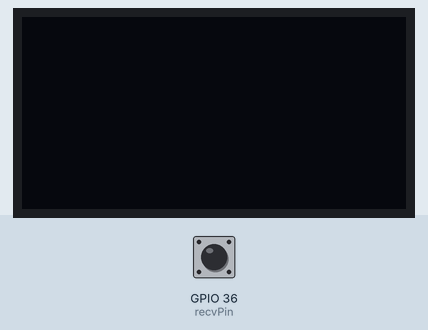
Recording of a sketch running on a simulated ESP32. Shown: 128×64 one-colour display. Inputs (shaded band) come from the test bench; at power-on: GPIO 36 (recvPin) HIGH. The display library's start-up logo is not drawn; what the sketch prints to the serial monitor is not drawn.

Above: at 3.2 s.
3.3 s: GPIO 36 (recvPin) driven LOW
At 5.7 s:
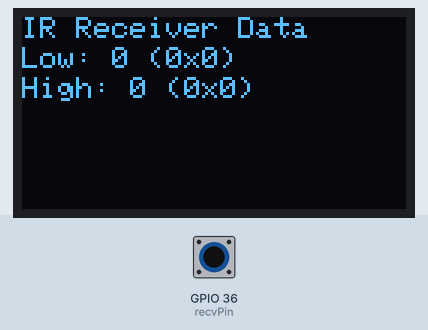
6.3 s: GPIO 36 (recvPin) pulsed HIGH 5 times (0.12 s each, 0.3 s apart)
At 8.1 s:
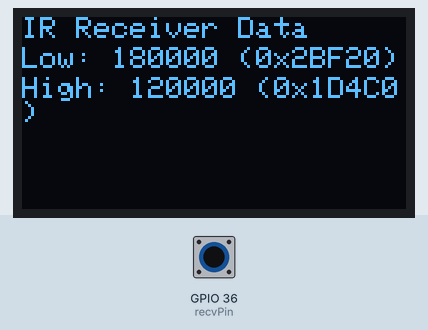
Timing chart, 0 to 9.6 s (numbered marks = the images above; inputs shaded):
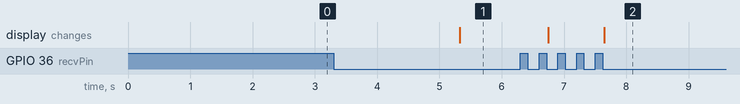

The sketch:

ESP32-EASY-PROTO_IR_RECEIVER.ino
```cpp
#include <Wire.h>
#include <Adafruit_GFX.h>
#include <Adafruit_SSD1306.h>

#define SCREEN_WIDTH 128
#define SCREEN_HEIGHT 64
#define OLED_RESET    -1
#define SCREEN_ADDRESS 0x3C

Adafruit_SSD1306 display(SCREEN_WIDTH, SCREEN_HEIGHT, &Wire, OLED_RESET);

const int recvPin = 36;  // GPIO 36 for the IR receiver

void setup() {
  Serial.begin(115200);
  pinMode(recvPin, INPUT);

  // Initialize OLED display
  if(!display.begin(SSD1306_SWITCHCAPVCC, SCREEN_ADDRESS)) {
    Serial.println(F("SSD1306 allocation failed"));
    for(;;);
  }
  display.display();
  delay(2000);
  display.clearDisplay();

  Serial.println("IR Receiver is ready");
}

void loop() {
  // Check if the IR receiver detects a signal
  if (digitalRead(recvPin) == LOW) {
    // Measure the duration of the LOW pulse
    unsigned long lowPulse = pulseIn(recvPin, LOW);
    // Measure the duration of the HIGH pulse
    unsigned long highPulse = pulseIn(recvPin, HIGH);

    // Convert pulse durations to hexadecimal
    char lowPulseHex[10];
    char highPulseHex[10];
    sprintf(lowPulseHex, "0x%lX", lowPulse);
    sprintf(highPulseHex, "0x%lX", highPulse);

    // Print the pulse durations to the serial monitor
    Serial.print("Low pulse: ");
    Serial.print(lowPulse);
    Serial.print(" (");
    Serial.print(lowPulseHex);
    Serial.println(")");
    Serial.print("High pulse: ");
    Serial.print(highPulse);
    Serial.print(" (");
    Serial.print(highPulseHex);
    Serial.println(")");

    // Display the pulse durations on the OLED
    display.clearDisplay();
    display.setTextSize(1);
    display.setTextColor(SSD1306_WHITE);
    display.setCursor(0, 0);
    display.println("IR Receiver Data");
    display.setCursor(0, 10);
    display.print("Low: ");
    display.print(lowPulse);
    display.print(" (");
    display.print(lowPulseHex);
    display.println(")");
    display.setCursor(0, 20);
    display.print("High: ");
    display.print(highPulse);
    display.print(" (");
    display.print(highPulseHex);
    display.println(")");
    display.display();
  }
}
```

Measured:
- after the input at 3.3 s, the display: changes after 2.0 s (image 1)
- after the input at 6.3 s, the display: first changes after 0.45 s (image 2 shows a later state)
